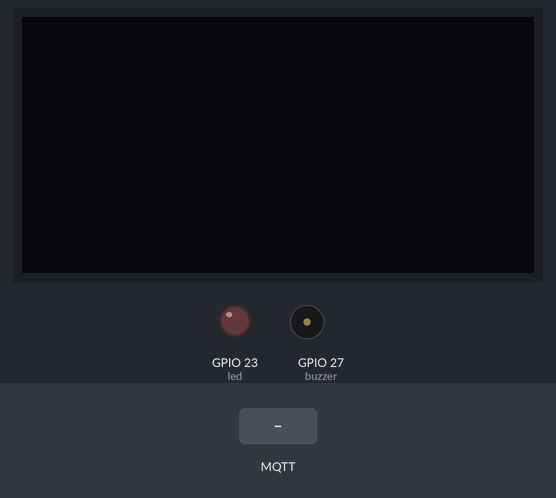
Bench run of a program on a simulated ESP32 board running MicroPython. Shown: 128×64 one-colour display, output pins drawn as LEDs (lit = HIGH), buzzer (waves = sounding, pin HIGH). Wiring (from the project's diagram.json): red LED on GPIO 23, buzzer on GPIO 27. Inputs (shaded band) come from the test bench. WiFi joins after 1.5 s; no MQTT or app messages arrive unless stated; library files of the repository ran but are not shown: ssd1306.py; what the program prints to the serial console is not drawn.

Above: at 3.3 s.
3.4 s: MQTT message "on" arrives on the first subscribed topic
At 4.1 s:
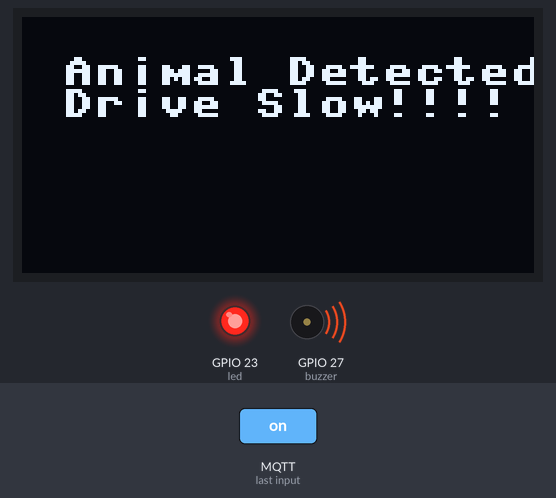
5.0 s: MQTT message "off" arrives on the first subscribed topic
At 6.3 s:
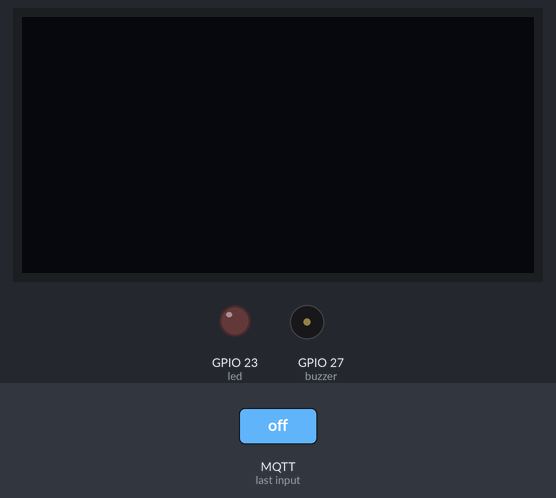
Timing chart, 0 to 8.0 s (numbered marks = the images above; inputs shaded):
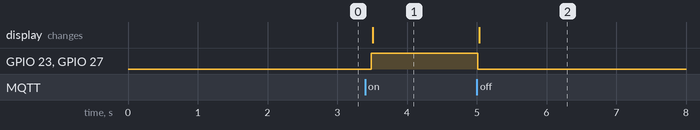

Measured:
- after the input at 3.4 s, GPIO 23 (led), GPIO 27 (buzzer): LOW → HIGH after 0.08 s; the display: changes after 0.11 s (image 1)
- after the input at 5.0 s, GPIO 23 (led), GPIO 27 (buzzer): HIGH → LOW at once; the display: changes at once (image 2)

The program:

main.py
```python
from machine import I2C, Pin
import time
import network
import ubinascii
from umqtt.simple import MQTTClient
import ssd1306

# ESP32 Pin assignment
i2c = I2C(0, scl=Pin(22), sda=Pin(21))

oled_width = 128
oled_height = 64
oled = ssd1306.SSD1306_I2C(oled_width, oled_height, i2c)


# MQTT Broker details
MQTT_BROKER = "test.mosquitto.org"  # Publicly available MQTT Broker
MQTT_PORT = 1883    # MQTT Broker port
MQTT_TOPIC = "save-the-stray/INDCYC"    # Topic to subscribe to


# Wi-Fi credentials
WIFI_SSID = "Wokwi-GUEST"
WIFI_PASSWORD = ""

# Initialize the buzzer and LED
buzzer = Pin(27, Pin.OUT)
led = Pin(23, Pin.OUT)

# Function to connect to Wi-Fi
def connect_to_wifi():
    wlan = network.WLAN(network.STA_IF)
    wlan.active(True)
    wlan.connect(WIFI_SSID, WIFI_PASSWORD)
    print("Connecting to Wi-Fi...")
    while not wlan.isconnected():
        time.sleep(1)
    print("Connected to Wi-Fi:", wlan.ifconfig())

# Function to handle received MQTT messages
def message_callback(topic, msg):
    print("Received message:", msg)
    if msg == b"on":  # Turn on buzzer and LED
        buzzer.on()
        led.on()
        oled.text('Animal Detected!', 10, 10)
        oled.text('Drive Slow!!!!', 10, 18)
        oled.show()
        print("Buzzer and LED turned ON")
    elif msg == b"off":  # Turn off buzzer and LED
        buzzer.off()
        led.off()
        oled.fill(0);
        oled.show()
        print("Buzzer and LED turned OFF")

# Connect to MQTT Broker and Subscribe
def connect_to_mqtt():
    client_id = ubinascii.hexlify(network.WLAN().config('mac'), ':').decode()
    print(network.WLAN().config('mac'))
    print("client id: ", client_id)
    client = MQTTClient(client_id, MQTT_BROKER, port=MQTT_PORT)
    client.set_callback(message_callback)
    client.connect()
    print("Connected to MQTT Broker")
    client.subscribe(MQTT_TOPIC)
    print(f"Subscribed to topic: {MQTT_TOPIC}")
    return client

# Main program
try:
    connect_to_wifi()
    mqtt_client = connect_to_mqtt()

    while True:
        # Wait for messages from the broker
        mqtt_client.check_msg()
        time.sleep(0.1)

except Exception as e:
    print("An error occurred:", str(e))
finally:
    print("Cleaning up...")
    buzzer.off()
    led.off()
```
